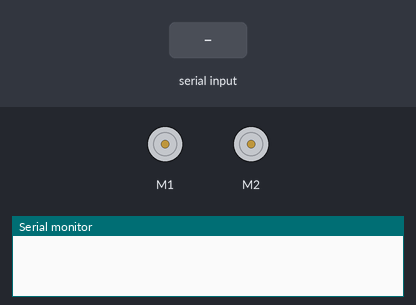
A sketch run on a simulated Arduino Uno, built with avr-gcc and run on an emulated ATmega328P. Shown: 2 × DC motor (green arrow = forward, orange = backward, longer = faster), the last lines printed to the serial monitor. The inputs (shaded band) are chosen by the test bench.

Above: at 1.2 s.
1.3 s: "x90\n" received over the second serial link
2.8 s: "x 45\n" received over the second serial link
At 3.2 s:
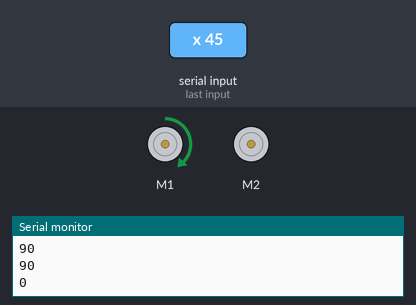
4.3 s: "x" received over the second serial link
At 5.6 s:
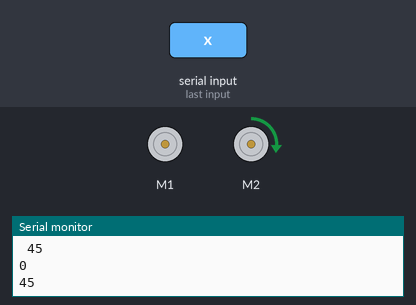
Timing chart, 0 to 7.3 s (numbered marks = the images above; inputs shaded):
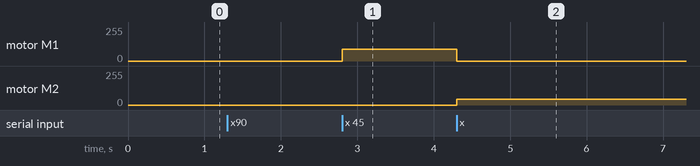

Measured:
- after the input at 2.8 s, motor M1: stopped → forward 90/255 at once
- after the input at 4.3 s, motor M1: forward 90/255 → stopped at once; motor M2: stopped → forward 45/255 at once

The sketch:

DCMotorTest.ino
```cpp
/*
This is a test sketch for the Adafruit assembled Motor Shield for Arduino v2
It won't work with v1.x motor shields! Only for the v2's with built in PWM
control
For use with the Adafruit Motor Shield v2
---->    http://www.adafruit.com/products/1438
*/
#include <Wire.h>
#include <Adafruit_MotorShield.h>
#include <SoftwareSerial.h>
Adafruit_MotorShield AFMS = Adafruit_MotorShield();
Adafruit_DCMotor *myMotor = AFMS.getMotor(1);
Adafruit_DCMotor *myMotor2 = AFMS.getMotor(2);
SoftwareSerial bt(0, 1);
char data;
String dataString = "";
int leftWheelSpeed = 0;
int rightWheelSpeed = 0;
//data read format
// "leftWheelSpeed" + " " + "rightWheelSpeed" + " " "x" //x is terminating character
void setup() {
  Serial.begin(9600);
  bt.begin(9600);
  pinMode(0, INPUT);
  AFMS.begin();
}
void loop() {

  while(bt.available() > 0)
  {
    data = bt.read(); //read in character-by-character

    if (data == 'x') //check for terminating character string
    {
      Serial.println(dataString);
      leftWheelSpeed = getWheelSpeeds(dataString, 0);
      rightWheelSpeed = getWheelSpeeds(dataString, 1);

      Serial.println(leftWheelSpeed);
      Serial.println(rightWheelSpeed);


      if (leftWheelSpeed > 0 || rightWheelSpeed > 0)
      {
        myMotor->run(FORWARD);
        myMotor2->run(FORWARD);

        myMotor->setSpeed(leftWheelSpeed);
        myMotor2->setSpeed(rightWheelSpeed);
      }
      else if (leftWheelSpeed < 0 || rightWheelSpeed < 0)
      {
        myMotor->run(BACKWARD);
        myMotor2->run(BACKWARD);

        myMotor->setSpeed(leftWheelSpeed*(-1));
        myMotor2->setSpeed(rightWheelSpeed*(-1));
      }
      else if (leftWheelSpeed == 0 && rightWheelSpeed == 0)
      {
        myMotor->run(RELEASE);
        myMotor2->run(RELEASE);
      }

      //clear data string after command
      dataString = "";

    }
    else
    {
      //add character to data string
      dataString += data;
    }


  }

}
int getWheelSpeeds(String command, int LorR) //if LorR is 0, left wheel speed, else, right wheel speed
{
   int lastCharacterIndex;
   String leftWheel = "";
   String rightWheel = "";

   for (lastCharacterIndex = 0; lastCharacterIndex < command.length(); lastCharacterIndex++)
   {
     if (command[lastCharacterIndex] == ' ')
       break;

     leftWheel += command[lastCharacterIndex];
   }

   if (LorR == 0) //left wheel
     return leftWheel.toInt();
   else
   {
     for (lastCharacterIndex += 1; lastCharacterIndex < command.length(); lastCharacterIndex++)
     {
       if (command[lastCharacterIndex] == ' ')
         break;

       rightWheel += command[lastCharacterIndex];
     }

     return rightWheel.toInt();
   }
}
```
